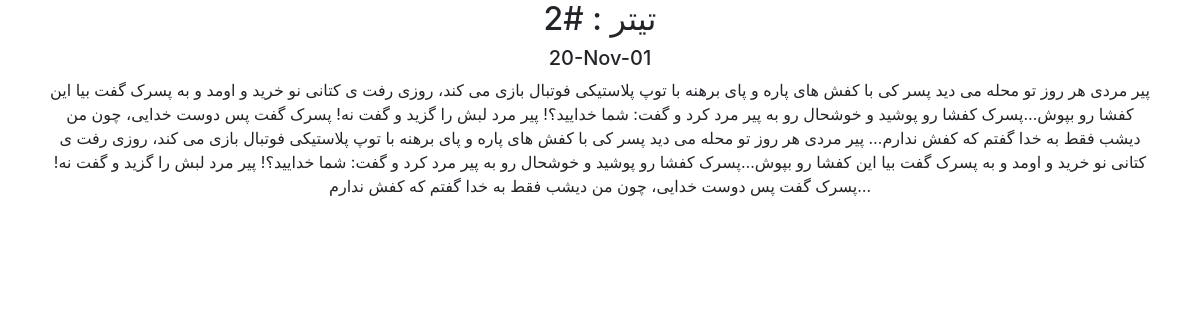
The app's page /blog/2/ with its own data.
### blog/models.py (models this page shows, shortened)
class Blog_Content(models.Model):
    title =models.CharField(max_length=100)
    url = models.URLField(blank=True)
    decrip1 = models.TextField(default='لورم ایپسوم متن ساختگی با تولید سادگی نامفهوم از صنعت چاپ و با استفاده از طراحان گرافیک است.')
    timestamp=models.DateTimeField()

### blog/views.py (the view)
# urls.py: path('<int:blog_id>/', views.details,name="details"),
def details(req,blog_id):
    blog=get_object_or_404(Blog_Content,pk=blog_id)
    return render(req,'blog_detail.html',{'blog_obj':blog,'id':blog_id})

### templates/blog_detail.html (shortened to what this page needs)
  <link rel="stylesheet" href="https://cdn.jsdelivr.net/npm/bootstrap@4.5.3/dist/css/bootstrap.min.css">
<html lang="en">
<head>
</head>
<body>
<div class="container text-center">
<h2>تیتر : {{ blog_obj.title }}</h2>
<h5>{{ blog_obj.timestamp|date:'y-M-d' }}</h5>
<p>{{ blog_obj.decrip1|safe }}</p>
</div>
</body>
</html>

### records on screen
Blog_Content: title "#2", timestamp "20-Nov-01", decrip1 "پیر مردی هر روز تو محله می دید پسر کی با کفش های پاره و پای برهنه با توپ پلاستیکی فوتبال بازی می کند، روزی رفت ی کتانی نو خرید و اومد و به پسرک گفت بیا این کفشا رو بپوش…پسرک کفشا رو پوشید و خوشحال رو به پیر مرد کرد و گفت: شما خدایید؟! پیر مرد لبش را گزید و گفت نه! پسرک گفت پس دوست خدایی، چون من دیشب فقط به خدا گفتم كه کفش ندارم… پیر مردی هر روز تو محله می دید پسر کی با کفش های پاره و پای برهنه با توپ پلاستیکی فوتبال بازی می کند، روزی رفت ی کتانی نو خرید و اومد و به پسرک گفت بیا این کفشا رو بپوش…پسرک کفشا رو پوشید و خوشحال رو به پیر مرد کرد و گفت: شما خدایید؟! پیر مرد لبش را گزید و گفت نه! پسرک گفت پس دوست خدایی، چون من دیشب فقط به خدا گفتم كه کفش ندارم…"
